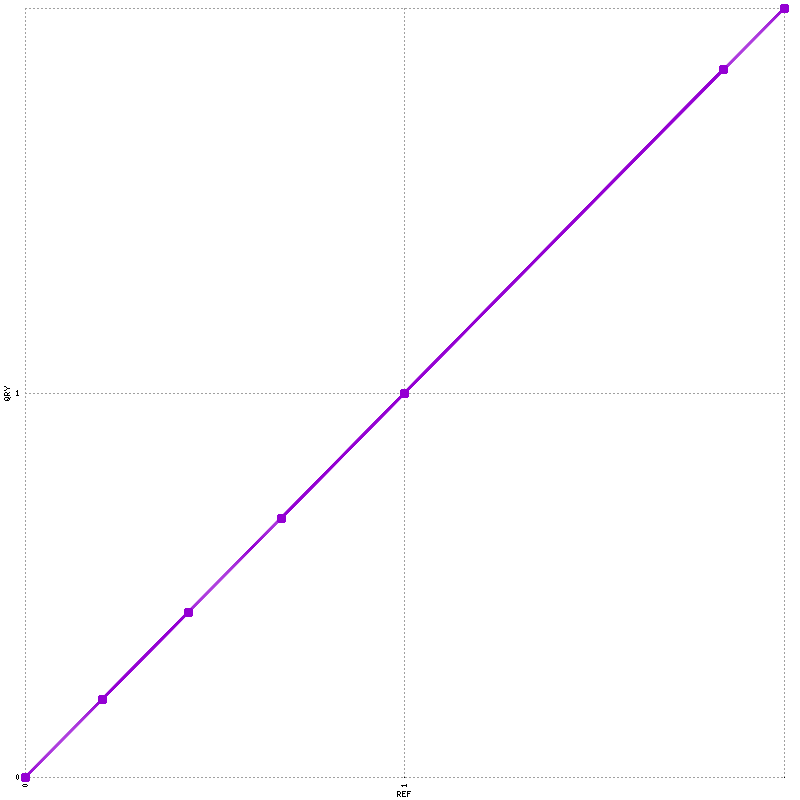

This chart was generated by the following gnuplot code:
set terminal png tiny size 800,800
set output "dot_plot_reps_1.png"
set xtics rotate ( \
 "0" 1, \
 "1" 100000, \
 "" 200000 \
)
set ytics ( \
 "0" 1, \
 "1" 100000, \
 "" 200000 \
)
set size 1,1
set grid
unset key
set border 0
set tics scale 0
set xlabel "REF"
set ylabel "QRY"
set format "%.0f"
set mouse format "%.0f"
set mouse mouseformat "[%.0f, %.0f]"
set xrange [1:200000]
set yrange [1:200000]
set style line 1  lt 1 lw 3 pt 6 ps 1
set style line 2  lt 3 lw 3 pt 6 ps 1
set style line 3  lt 2 lw 3 pt 6 ps 1
plot \
 "dot_plot_reps_1.fplot" title "FWD" w lp ls 1, \
 "dot_plot_reps_1.rplot" title "REV" w lp ls 2
